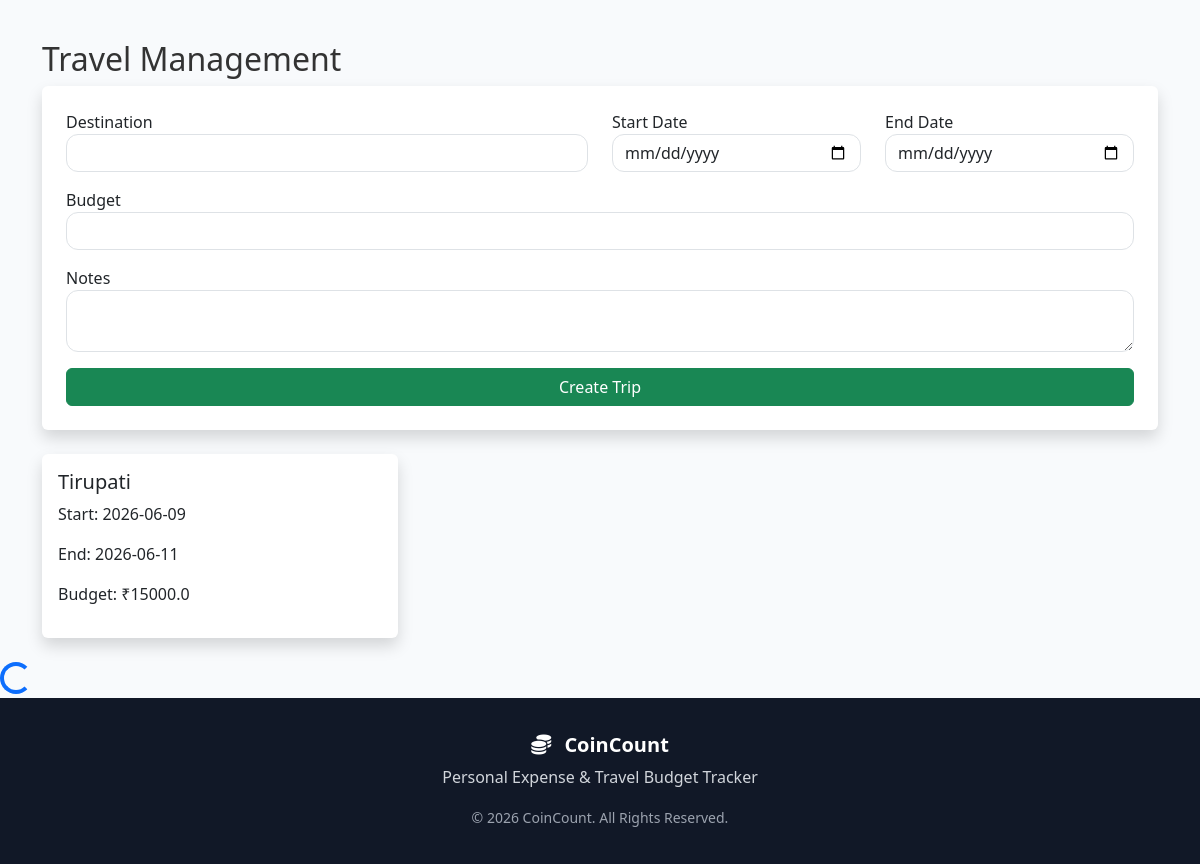
The app's page /trips (signed in) with its own data.
### tables this page shows
CREATE TABLE trips(
    trip_id INTEGER PRIMARY KEY AUTOINCREMENT,
    user_id INTEGER,
    destination TEXT,
    start_date TEXT,
    end_date TEXT,
    budget REAL,
    notes TEXT
);

### app.py (the view, shortened to what this page needs)
@app.route('/trips', methods=['GET', 'POST'])
def trips():
    if 'user_id' not in session:
        return redirect(url_for('login'))
    conn = get_db()
    try:
        trips_data = conn.execute(
            "SELECT * FROM trips WHERE user_id=?",
            (session['user_id'],)
        ).fetchall()
    except Exception as e:
        flash(f"Error fetching trips: {str(e)}", "danger")
        trips_data = []
    finally:
        conn.close()
    return render_template('trips.html', trips=trips_data)

### app.py (called while the page is built)
def get_db():
    conn = sqlite3.connect(DATABASE)
    conn.row_factory = sqlite3.Row
    return conn

### templates/trips.html (shortened to what this page needs)
{% extends 'base.html' %}
{% block content %}
<div class="container py-4">
<h2>Travel Management</h2>
<form method="POST"
class="card p-4 shadow border-0">
<div class="row">
<div class="col-md-6 mb-3">
<label>Destination</label>
<input type="text"
name="destination"
class="form-control">
</div>
<div class="col-md-3 mb-3">
<label>Start Date</label>
<input type="date"
name="start"
class="form-control">
</div>
<div class="col-md-3 mb-3">
<label>End Date</label>
<input type="date"
name="end"
class="form-control">
</div>
</div>
<div class="mb-3">
<label>Budget</label>
<input type="number"
name="budget"
class="form-control">
</div>
<div class="mb-3">
<label>Notes</label>
<textarea
name="notes"
class="form-control"></textarea>
</div>
<button class="btn btn-success">
Create Trip
</button>
</form>
<div class="row mt-4">
{% for trip in trips %}
<div class="col-md-4">
<div class="card shadow border-0">
<div class="card-body">
<h5>{{ trip.destination }}</h5>
<p>
Start:
{{ trip.start_date }}
</p>
<p>
End:
{{ trip.end_date }}
</p>
<p>
Budget:
₹{{ trip.budget }}
</p>
</div>
</div>
</div>
{% endfor %}
</div>
</div>
{% endblock %}

### static/css/style.css (style rules this page uses)
html, body { height:100%; }
body { display:flex; flex-direction:column; min-height:100vh; font-family:'Segoe UI',sans-serif; background:#f5f7fb; color:#333; }
.form-control { border-radius:12px; }

### static/css/dashboard.css (style rules this page uses)
body { background:#f8fafc; overflow-x:hidden; font-family:'Segoe UI',sans-serif; }

### records on screen
trips: destination "Tirupati", start_date "2026-06-09", end_date "2026-06-11", budget "15000.0"
